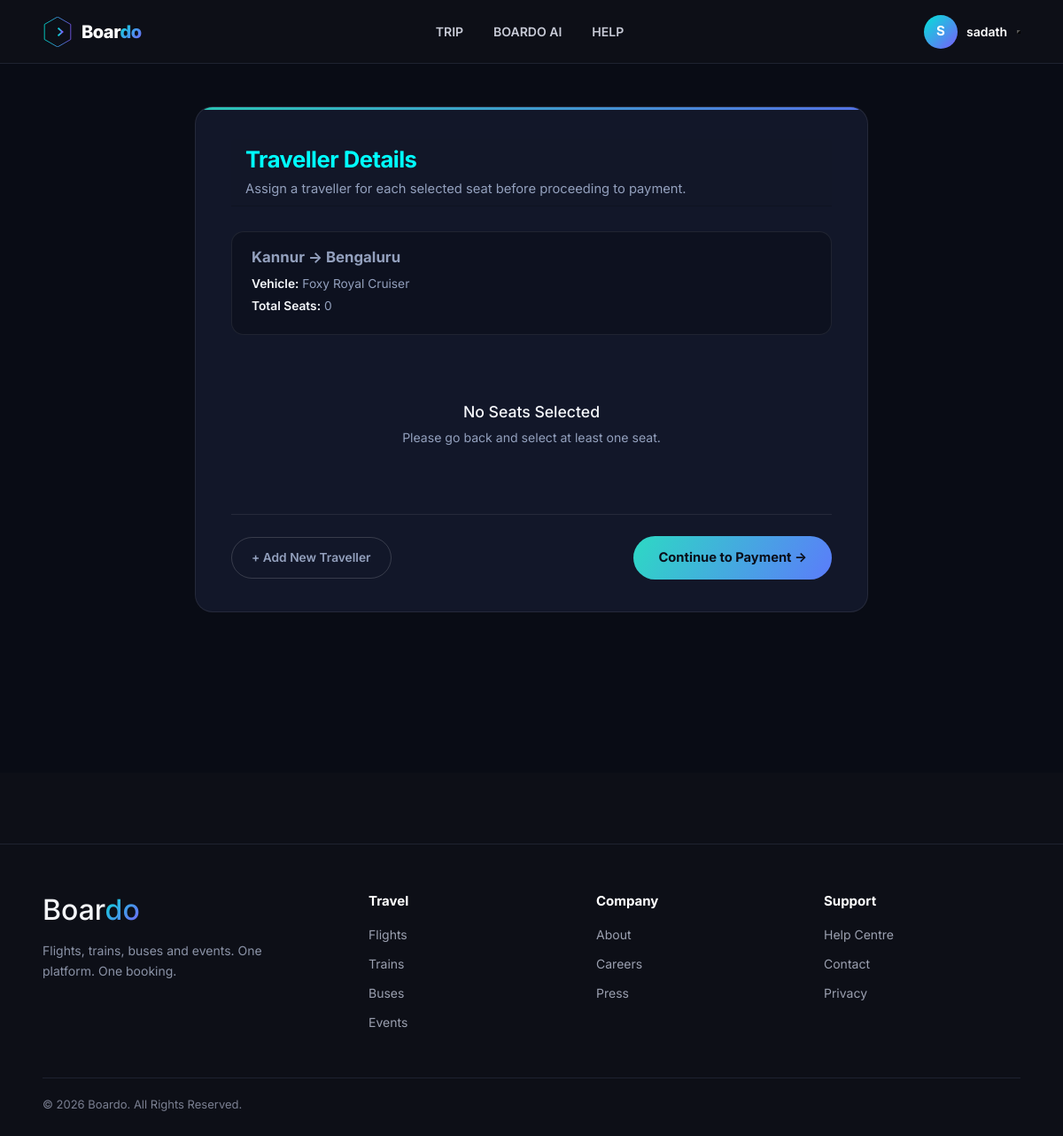
/booking/traveller_selection/1/ (signed in), run on the app's committed database.
### booking/models.py (models this page shows, shortened)
class Trip(models.Model):
    STATUS_CHOICES = [
        ("scheduled", "Scheduled"),
        ("boarding", "Boarding"),
        ("departed", "Departed"),
        ("completed", "Completed"),
        ("cancelled", "Cancelled"),
    ]
    vehicle = models.ForeignKey(Vehicle,on_delete=models.CASCADE,related_name="trips")
    source = models.CharField(max_length=100)
    destination = models.CharField(max_length=100)
    departure_time = models.DateTimeField()
    arrival_time = models.DateTimeField()
    duration = models.PositiveIntegerField(help_text="Duration in minutes")
    fare = models.DecimalField(max_digits=10,decimal_places=2)
    available_seats = models.PositiveIntegerField()
    status = models.CharField(max_length=20,choices=STATUS_CHOICES,default="scheduled")
    created_at = models.DateTimeField(auto_now_add=True)
    updated_at = models.DateTimeField(auto_now=True)
    class Meta:
        ordering = ["departure_time"]

class Vehicle(models.Model):
    CATEGORY_CHOICES = [
        ("flight", "Flight"),
        ("train", "Train"),
        ("bus", "Bus"),
        ("event", "Event"),
    ]
    agency = models.ForeignKey(Profile,on_delete=models.CASCADE,related_name="vehicles",)
    category = models.CharField(max_length=20,choices=CATEGORY_CHOICES,)
    name = models.CharField(max_length=100)
    type = models.CharField(max_length=100)
    model = models.CharField(max_length=100)
    vehicle_number = models.CharField(max_length=50,unique=True,)
    logo = models.ImageField(upload_to="vehicle_logos/",blank=True,null=True,)
    total_seats = models.PositiveIntegerField()
    created_at = models.DateTimeField(auto_now_add=True)
    updated_at = models.DateTimeField(auto_now=True)
    class Meta:
        ordering = ["type", "name"]

### booking/views.py (the view)
# urls.py: path("traveller_selection/<int:trip_id>/",traveller_selection,name="traveller_selection"),
@login_required
def traveller_selection(request, trip_id):
    trip = get_object_or_404(
        Trip,
        id=trip_id,
    )
    selected_seats = request.GET.get("seats", "")
    seat_ids = [
        int(i)
        for i in selected_seats.split(",")
        if i.strip()
    ]
    seats = Seat.objects.filter(
        id__in=seat_ids,
        trip=trip,
    )
    travellers = MyTraveller.objects.filter(
        profile=request.user.profile
    ).order_by("full_name")
    return render(request,"traveller_selection.html",
        {
            "trip": trip,
            "seats": seats,
            "selected_seats": selected_seats,
            "travellers": travellers,
        },
    )

### templates/traveller_selection.html (shortened to what this page needs)
{% extends "base.html" %}
{% load static %}
{% block content %}
<link rel="stylesheet" href="{% static 'css/traveller_selection.css' %}">
<div class="traveller-page">
    <div class="card">
        <div class="card-header">
            <h1>Traveller Details</h1>
            <p>Assign a traveller for each selected seat before proceeding to payment.</p>
        </div>
        <form method="POST" action="{% url 'create_booking' trip.id %}">
            <div class="trip-summary">
                <h3>{{ trip.source }} → {{ trip.destination }}</h3>
                <p><strong>Vehicle:</strong> {{ trip.vehicle.name }}</p>
                <p><strong>Total Seats:</strong> {{ seats|length }}</p>
            </div>
            {% for seat in seats %}
                <div class="seat-card">
                    <div class="seat-info">
                        <h3>Seat {{ seat.seat_number }}</h3>
                        <p>Select the traveller travelling in this seat.</p>
                    </div>
                    <div class="seat-select">
                        <select name="traveller_for_{{ seat.id }}" required>
                            <option value="">-- Select Traveller --</option>
                            {% for traveller in travellers %}
                                <option value="{{ traveller.id }}">
                                    {{ traveller.full_name }} • {{ traveller.gender|title }} • {{ traveller.age }} Years
                                </option>
                            {% endfor %}
                        </select>
                    </div>
                </div>
            {% empty %}
                <div class="empty-state">
                    <h3>No Seats Selected</h3>
                    <p>Please go back and select at least one seat.</p>
                </div>
            {% endfor %}
            <div class="form-actions">
                <a href="{% url 'add_traveller' %}" class="add-btn">+ Add New Traveller</a>
                <button type="submit" class="continue-btn">Continue to Payment →</button>
            </div>
        </form>
    </div>
</div>
{% endblock %}

### templates/base.html (shortened to what this page needs)
{% load static %}
<!DOCTYPE html>
<html lang="en">
<head>
    <link href="https://cdn.jsdelivr.net/npm/bootstrap@5.3.3/dist/css/bootstrap.min.css" rel="stylesheet">
    <link rel="stylesheet" href="{% static 'css/base.css' %}">
</head>
<body>
    <header class="navbar">
        <a href="{% url 'home' %}" class="logo">
            <span class="logo-text">Boar<span class="logo-o">do</span></span>
        </a>
        <nav class="nav-links" id="navLinks">
            <a href="{% url 'search_trip' %}?category=flight">TRIP</a>
            <a href="{% url 'chatai' %}?category=event">BOARDO AI</a>
            <a href="{% url 'help' %}">HELP</a>
        </nav>
        <div class="nav-actions">
            {% if request.user.is_authenticated %}
                <a href="{% url 'profile' %}" class="profile-link">
                    {% if request.user.profile.image %}
                        <img src="{{ request.user.profile.image.url }}" class="profile-image" alt="{{ request.user.username }}'s profile picture">
                    {% else %}
                        <div class="profile-avatar">{{ request.user.username|first|upper }}</div>
                    {% endif %}
                    <span class="profile-username">{{ request.user.username }}</span>
                </a>
            {% else %}
                <button class="btn btn-outline" onclick="openLoginModal('')">Login</button>
                <a href="{% url 'regpage' %}" class="btn btn-primary">Sign Up</a>
            {% endif %}
        </div>
        <button
            class="nav-toggle"
            id="navToggle"
            aria-label="Toggle navigation menu"
            aria-expanded="false"
            aria-controls="navLinks"
            onclick="toggleNav()">
        </button>
    </header>
    <main>
        {% block content %}{% endblock %}
    </main>
    <footer class="footer">
        <div class="footer-top">
            <div class="footer-brand">
                <h2>Boar<span class="logo-o">do</span></h2>
                <p>Flights, trains, buses and events. One platform. One booking.</p>
            </div>
            <div class="footer-col">
                <h5>Travel</h5>
                <a href="#">Flights</a>
                <a href="#">Trains</a>
                <a href="#">Buses</a>
                <a href="#">Events</a>
            </div>
            <div class="footer-col">
                <h5>Company</h5>
                <a href="#">About</a>
                <a href="#">Careers</a>
                <a href="#">Press</a>
            </div>
            <div class="footer-col">
                <h5>Support</h5>
                <a href="#">Help Centre</a>
                <a href="#">Contact</a>
                <a href="#">Privacy</a>
            </div>
        </div>
        <div class="footer-bottom">
            © 2026 Boardo. All Rights Reserved.
        </div>
    </footer>
</body>
</html>

### static/css/base.css (style rules this page uses)
* { margin: 0; padding: 0; box-sizing: border-box; }
:root { --bg: #0D0F17; --card: #141926; --card-soft: #10141F; --border: #262C3D; --primary: #00E5D8; --secondary: #7B5CFA; --text: #F5F7FA; --text-light: #C7CAD6; --text-muted: #8B93A7; --danger: #EF5B6E; }
html, body { min-height: 100%; }
body { min-height: 100vh; background: var(--bg) !important; color: var(--text) !important; font-family: "Inter", "Segoe UI", Arial, sans-serif; }
h1, h2, h3, h4, h5, h6, p, span, label, strong { color: inherit; }
.navbar { position: sticky; top: 0; z-index: 1000; width: 100%; height: 72px; display: flex; align-items: center; justify-content: space-between; padding: 0 48px; background: #0D0F17 !important; border-bottom: 1px solid #1E2230; color: white; }
.logo { display: flex; align-items: center; gap: 10px; min-width: 180px; color: white !important; text-decoration: none !important; }
.logo svg { flex-shrink: 0; }
.logo-text { color: white !important; font-size: 20px; font-weight: 800; letter-spacing: -0.5px; }
.logo-o { background: linear-gradient( 135deg, var(--primary), var(--secondary) ); -webkit-background-clip: text; background-clip: text; color: transparent !important; }
.nav-links { flex: 1; display: flex; align-items: center; justify-content: center; gap: 34px; }
.nav-links a { position: relative; padding: 8px 0; color: var(--text-light) !important; text-decoration: none !important; font-size: 14px; font-weight: 600; transition: 0.25s ease; }
.nav-links a::after { content: ""; position: absolute; left: 50%; bottom: -5px; width: 0; height: 2px; transform: translateX(-50%); background: linear-gradient( 90deg, var(--primary), var(--secondary) ); transition: 0.25s ease; }
.nav-actions { min-width: 180px; display: flex; align-items: center; justify-content: flex-end; gap: 12px; }
.profile-link { display: flex; align-items: center; gap: 10px; padding: 5px 10px; border: 1px solid transparent; border-radius: 30px; color: white !important; text-decoration: none !important; transition: 0.25s ease; }
.profile-avatar { width: 38px; height: 38px; display: flex; align-items: center; justify-content: center; border-radius: 50%; background: linear-gradient( 135deg, var(--primary), var(--secondary) ); color: white !important; font-size: 15px; font-weight: 700; }
.profile-username { color: white !important; font-size: 14px; font-weight: 600; }
main, .content, .page-content { background: var(--bg); color: var(--text); }
.footer { margin-top: 80px; padding: 55px 48px 25px; background: #0D0F17 !important; border-top: 1px solid #1E2230; color: var(--text); }
.footer-top { display: grid; grid-template-columns: 1.5fr 1fr 1fr 1fr; gap: 35px; }
.footer-brand p { max-width: 280px; margin-top: 16px; color: var(--text-muted) !important; line-height: 1.6; font-size: 14px; }
.footer-col h5 { margin-bottom: 18px; color: white !important; font-size: 15px; font-weight: 700; }
.footer-col a { display: block; margin-bottom: 12px; color: #9BA0B0 !important; text-decoration: none; font-size: 14px; transition: 0.2s ease; }
.footer-bottom { display: flex; align-items: center; justify-content: space-between; margin-top: 40px; padding-top: 20px; border-top: 1px solid #1E2230; color: #7A7F91 !important; font-size: 13px; }

### data on the page
Trip: source "Kannur", destination "Bengaluru", vehicle.name "Foxy Royal Cruiser"

### other printed values
{{ request.user.username|first|upper }} "S"
{{ request.user.username }} "sadath"
{{ seats|length }} "0"
